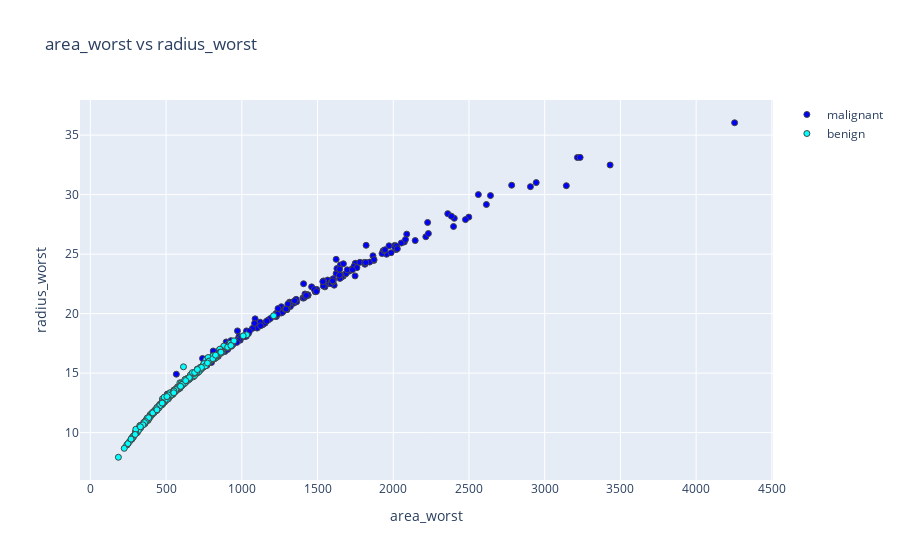
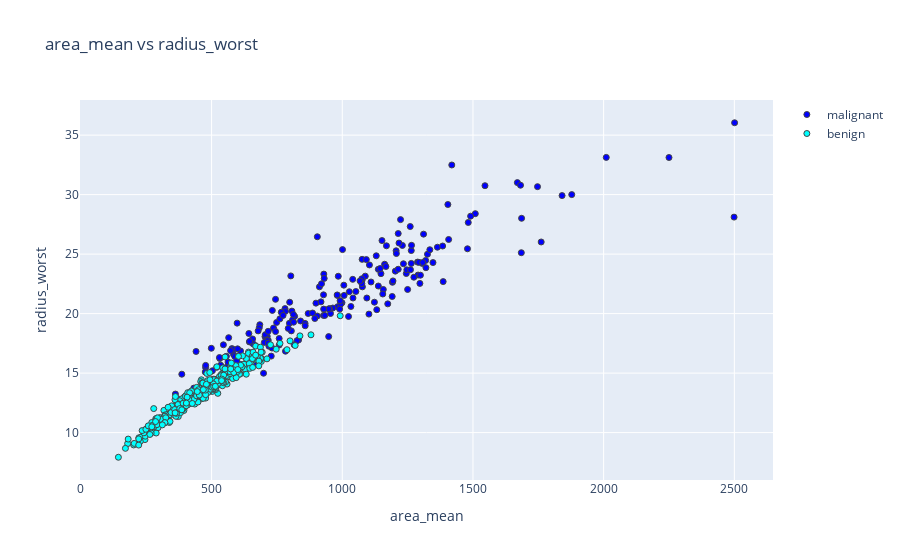

The code cell stored with these charts, in order, in its notebook:
### Markdown cell above
Notice the direct relationship (positive correlation) between the following features.

### Code cell
plot_feat1_feat2('area_worst','radius_worst')
plot_feat1_feat2('area_mean','radius_worst')
plot_feat1_feat2('perimeter_mean','radius_worst')
plot_feat1_feat2('texture_mean','texture_worst')

### Figure 1 — Plotly figure (JSON) as saved in the notebook; plotly's stock layout.template omitted (floating-point values rounded to 4 significant figures; data arrays with more than 128 entries replaced by an {"elided": "..."} marker saying what was removed)
{"data": [{"marker": {"color": "blue", "line": {"width": 1}}, "mode": "markers", "name": "malignant", "type": "scatter", "x": {"elided": "212 float values"}, "y": {"elided": "212 float values"}}, {"marker": {"color": "cyan", "line": {"width": 1}}, "mode": "markers", "name": "benign", "type": "scatter", "x": {"elided": "357 float values"}, "y": {"elided": "357 float values"}}], "layout": {"title": {"text": "area_worst vs radius_worst"}, "xaxis": {"title": {"text": "area_worst"}, "zeroline": false}, "yaxis": {"title": {"text": "radius_worst"}, "zeroline": false}}}

### Figure 2 — Plotly figure (JSON) as saved in the notebook; plotly's stock layout.template omitted (floating-point values rounded to 4 significant figures; data arrays with more than 128 entries replaced by an {"elided": "..."} marker saying what was removed)
{"data": [{"marker": {"color": "blue", "line": {"width": 1}}, "mode": "markers", "name": "malignant", "type": "scatter", "x": {"elided": "212 float values"}, "y": {"elided": "212 float values"}}, {"marker": {"color": "cyan", "line": {"width": 1}}, "mode": "markers", "name": "benign", "type": "scatter", "x": {"elided": "357 float values"}, "y": {"elided": "357 float values"}}], "layout": {"title": {"text": "area_mean vs radius_worst"}, "xaxis": {"title": {"text": "area_mean"}, "zeroline": false}, "yaxis": {"title": {"text": "radius_worst"}, "zeroline": false}}}
